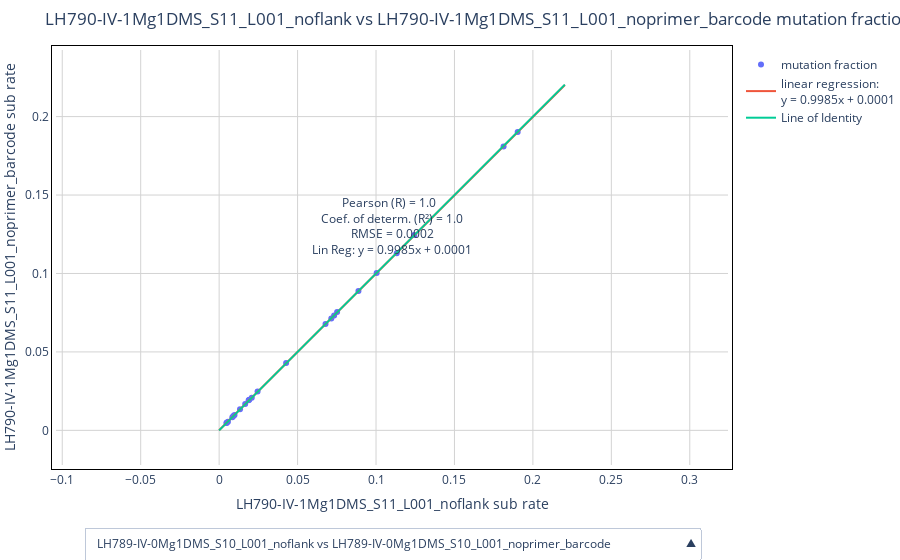

Notebook cell for this chart:
### Code cell
%reload_ext autoreload
%autoreload 2
a = study.compare_mutation_profiles(
    sample = samples,
    reference = reference,
    # section = 'full',
    pearson_filter_gap = 0.1,
    normalize = 0
)['fig']
a.show()

with open(os.path.join(path_figs, 'compare_mutation_profiles.html'), 'w') as f:
    f.write(a.to_html(full_html=False, include_plotlyjs='cdn'))

### Figure 1 — Plotly figure (JSON) as saved in the notebook; plotly's stock layout.template omitted (floating-point values rounded to 4 significant figures)
{"data": [{"hovertemplate": "%{text} <br>mut frac x: %{x} <br>mut frac y: %{y}", "mode": "markers", "name": "mutation fraction", "text": ["position: 54<br>base: C", "position: 56<br>base: C", "position: 62<br>base: A", "position: 63<br>base: C", "position: 64<br>base: C", "position: 65<br>base: A", "position: 69<br>base: C", "position: 70<br>base: A", "position: 74<br>base: C", "position: 75<br>base: C", "position: 78<br>base: A", "position: 79<br>base: A", "position: 82<br>base: A", "position: 83<br>base: A", "position: 85<br>base: C", "position: 86<br>base: A", "position: 88<br>base: C", "position: 89<br>base: C", "position: 90<br>base: A", "position: 91<br>base: A", "position: 94<br>base: C", "position: 95<br>base: A", "position: 97<br>base: A"], "type": "scatter", "visible": true, "x": [0.0084, 0.0888, 0.0678, 0.1132, 0.0752, 0.0098, 0.0133, 0.0056, 0.0733, 0.1004, 0.0048, 0.0047, 0.0091, 0.0166, 0.1244, 0.0427, 0.1813, 0.0715, 0.0208, 0.0188, 0.1903, 0.0245, 0.0192], "y": [0.0084, 0.0889, 0.0678, 0.1129, 0.0754, 0.0098, 0.0134, 0.0055, 0.0732, 0.1003, 0.0049, 0.0047, 0.0091, 0.0168, 0.1246, 0.0429, 0.181, 0.0713, 0.0208, 0.0192, 0.1902, 0.0247, 0.0195]}, {"mode": "lines", "name": "linear regression:<br>y = 0.9985x + 0.0001", "type": "scatter", "visible": true, "x": [0, 0.004497, 0.008995, 0.01349, 0.01799, 0.02249, 0.02698, 0.03148, 0.03598, 0.04048, 0.04497, 0.04947, 0.05397, 0.05847, 0.06296, 0.06746, 0.07196, 0.07646, 0.08095, 0.08545, 0.08995, 0.09444, 0.09894, 0.1034, 0.1079, 0.1124, 0.1169, 0.1214, 0.1259, 0.1304, 0.1349, 0.1394, 0.1439, 0.1484, 0.1529, 0.1574, 0.1619, 0.1664, 0.1709, 0.1754, 0.1799, 0.1844, 0.1889, 0.1934, 0.1979, 0.2024, 0.2069, 0.2114, 0.2159, 0.2204], "y": [0.000119, 0.00461, 0.0091, 0.01359, 0.01808, 0.02257, 0.02706, 0.03155, 0.03604, 0.04053, 0.04502, 0.04952, 0.05401, 0.0585, 0.06299, 0.06748, 0.07197, 0.07646, 0.08095, 0.08544, 0.08993, 0.09442, 0.09891, 0.1034, 0.1079, 0.1124, 0.1169, 0.1214, 0.1259, 0.1303, 0.1348, 0.1393, 0.1438, 0.1483, 0.1528, 0.1573, 0.1618, 0.1663, 0.1708, 0.1753, 0.1797, 0.1842, 0.1887, 0.1932, 0.1977, 0.2022, 0.2067, 0.2112, 0.2157, 0.2202]}, {"mode": "lines", "name": "Line of Identity", "type": "scatter", "visible": true, "x": [0, 0.2204], "y": [0, 0.2204]}, {"hovertemplate": "%{text} <br>mut frac x: %{x} <br>mut frac y: %{y}", "mode": "markers", "name": "mutation fraction", "text": ["position: 54<br>base: C", "position: 56<br>base: C", "position: 62<br>base: A", "position: 63<br>base: C", "position: 64<br>base: C", "position: 65<br>base: A", "position: 69<br>base: C", "position: 70<br>base: A", "position: 74<br>base: C", "position: 75<br>base: C", "position: 78<br>base: A", "position: 79<br>base: A", "position: 82<br>base: A", "position: 83<br>base: A", "position: 85<br>base: C", "position: 86<br>base: A", "position: 88<br>base: C", "position: 89<br>base: C", "position: 90<br>base: A", "position: 91<br>base: A", "position: 94<br>base: C", "position: 95<br>base: A", "position: 97<br>base: A"], "type": "scatter", "visible": false, "x": [0.0084, 0.0888, 0.0678, 0.1132, 0.0752, 0.0098, 0.0133, 0.0056, 0.0733, 0.1004, 0.0048, 0.0047, 0.0091, 0.0166, 0.1244, 0.0427, 0.1813, 0.0715, 0.0208, 0.0188, 0.1903, 0.0245, 0.0192], "y": [0.0092, 0.0993, 0.0815, 0.1244, 0.0902, 0.0112, 0.0159, 0.0077, 0.08, 0.1148, 0.0068, 0.0064, 0.0112, 0.0178, 0.137, 0.0424, 0.1971, 0.0828, 0.022, 0.0192, 0.2098, 0.0274, 0.0216]}, {"mode": "lines", "name": "linear regression:<br>y = 1.1013x + 0.0009", "type": "scatter", "visible": false, "x": [0, 0.004497, 0.008995, 0.01349, 0.01799, 0.02249, 0.02698, 0.03148, 0.03598, 0.04048, 0.04497, 0.04947, 0.05397, 0.05847, 0.06296, 0.06746, 0.07196, 0.07646, 0.08095, 0.08545, 0.08995, 0.09444, 0.09894, 0.1034, 0.1079, 0.1124, 0.1169, 0.1214, 0.1259, 0.1304, 0.1349, 0.1394, 0.1439, 0.1484, 0.1529, 0.1574, 0.1619, 0.1664, 0.1709, 0.1754, 0.1799, 0.1844, 0.1889, 0.1934, 0.1979, 0.2024, 0.2069, 0.2114, 0.2159, 0.2204], "y": [0.000915, 0.005868, 0.01082, 0.01577, 0.02073, 0.02568, 0.03063, 0.03559, 0.04054, 0.04549, 0.05045, 0.0554, 0.06035, 0.0653, 0.07026, 0.07521, 0.08016, 0.08512, 0.09007, 0.09502, 0.09998, 0.1049, 0.1099, 0.1148, 0.1198, 0.1247, 0.1297, 0.1346, 0.1396, 0.1446, 0.1495, 0.1545, 0.1594, 0.1644, 0.1693, 0.1743, 0.1792, 0.1842, 0.1891, 0.1941, 0.199, 0.204, 0.2089, 0.2139, 0.2189, 0.2238, 0.2288, 0.2337, 0.2387, 0.2436]}, {"mode": "lines", "name": "Line of Identity", "type": "scatter", "visible": false, "x": [0, 0.2204], "y": [0, 0.2204]}, {"hovertemplate": "%{text} <br>mut frac x: %{x} <br>mut frac y: %{y}", "mode": "markers", "name": "mutation fraction", "text": ["position: 54<br>base: C", "position: 56<br>base: C", "position: 62<br>base: A", "position: 63<br>base: C", "position: 64<br>base: C", "position: 65<br>base: A", "position: 69<br>base: C", "position: 70<br>base: A", "position: 74<br>base: C", "position: 75<br>base: C", "position: 78<br>base: A", "position: 79<br>base: A", "position: 82<br>base: A", "position: 83<br>base: A", "position: 85<br>base: C", "position: 86<br>base: A", "position: 88<br>base: C", "position: 89<br>base: C", "position: 90<br>base: A", "position: 91<br>base: A", "position: 94<br>base: C", "position: 95<br>base: A", "position: 97<br>base: A"], "type": "scatter", "visible": false, "x": [0.0084, 0.0888, 0.0678, 0.1132, 0.0752, 0.0098, 0.0133, 0.0056, 0.0733, 0.1004, 0.0048, 0.0047, 0.0091, 0.0166, 0.1244, 0.0427, 0.1813, 0.0715, 0.0208, 0.0188, 0.1903, 0.0245, 0.0192], "y": [0.0092, 0.0991, 0.0817, 0.1249, 0.0901, 0.0112, 0.0158, 0.0077, 0.0801, 0.1146, 0.007, 0.0064, 0.0112, 0.018, 0.1373, 0.0423, 0.1964, 0.0823, 0.0223, 0.0194, 0.2104, 0.0276, 0.022]}, {"mode": "lines", "name": "linear regression:<br>y = 1.1009x + 0.001", "type": "scatter", "visible": false, "x": [0, 0.004497, 0.008995, 0.01349, 0.01799, 0.02249, 0.02698, 0.03148, 0.03598, 0.04048, 0.04497, 0.04947, 0.05397, 0.05847, 0.06296, 0.06746, 0.07196, 0.07646, 0.08095, 0.08545, 0.08995, 0.09444, 0.09894, 0.1034, 0.1079, 0.1124, 0.1169, 0.1214, 0.1259, 0.1304, 0.1349, 0.1394, 0.1439, 0.1484, 0.1529, 0.1574, 0.1619, 0.1664, 0.1709, 0.1754, 0.1799, 0.1844, 0.1889, 0.1934, 0.1979, 0.2024, 0.2069, 0.2114, 0.2159, 0.2204], "y": [0.0009962, 0.005947, 0.0109, 0.01585, 0.0208, 0.02575, 0.0307, 0.03565, 0.0406, 0.04556, 0.05051, 0.05546, 0.06041, 0.06536, 0.07031, 0.07526, 0.08021, 0.08516, 0.09012, 0.09507, 0.1, 0.105, 0.1099, 0.1149, 0.1198, 0.1248, 0.1297, 0.1347, 0.1396, 0.1446, 0.1495, 0.1545, 0.1594, 0.1644, 0.1693, 0.1743, 0.1792, 0.1842, 0.1891, 0.1941, 0.199, 0.204, 0.2089, 0.2139, 0.2188, 0.2238, 0.2287, 0.2337, 0.2386, 0.2436]}, {"mode": "lines", "name": "Line of Identity", "type": "scatter", "visible": false, "x": [0, 0.2204], "y": [0, 0.2204]}, {"hovertemplate": "%{text} <br>mut frac x: %{x} <br>mut frac y: %{y}", "mode": "markers", "name": "mutation fraction", "text": ["position: 54<br>base: C", "position: 56<br>base: C", "position: 62<br>base: A", "position: 63<br>base: C", "position: 64<br>base: C", "position: 65<br>base: A", "position: 69<br>base: C", "position: 70<br>base: A", "position: 74<br>base: C", "position: 75<br>base: C", "position: 78<br>base: A", "position: 79<br>base: A", "position: 82<br>base: A", "position: 83<br>base: A", "position: 85<br>base: C", "position: 86<br>base: A", "position: 88<br>base: C", "position: 89<br>base: C", "position: 90<br>base: A", "position: 91<br>base: A", "position: 94<br>base: C", "position: 95<br>base: A", "position: 97<br>base: A"], "type": "scatter", "visible": false, "x": [0.0084, 0.0889, 0.0678, 0.1129, 0.0754, 0.0098, 0.0134, 0.0055, 0.0732, 0.1003, 0.0049, 0.0047, 0.0091, 0.0168, 0.1246, 0.0429, 0.181, 0.0713, 0.0208, 0.0192, 0.1902, 0.0247, 0.0195], "y": [0.0092, 0.0993, 0.0815, 0.1244, 0.0902, 0.0112, 0.0159, 0.0077, 0.08, 0.1148, 0.0068, 0.0064, 0.0112, 0.0178, 0.137, 0.0424, 0.1971, 0.0828, 0.022, 0.0192, 0.2098, 0.0274, 0.0216]}, {"mode": "lines", "name": "linear regression:<br>y = 1.103x + 0.0008", "type": "scatter", "visible": false, "x": [0, 0.004497, 0.008995, 0.01349, 0.01799, 0.02249, 0.02698, 0.03148, 0.03598, 0.04048, 0.04497, 0.04947, 0.05397, 0.05847, 0.06296, 0.06746, 0.07196, 0.07646, 0.08095, 0.08545, 0.08995, 0.09444, 0.09894, 0.1034, 0.1079, 0.1124, 0.1169, 0.1214, 0.1259, 0.1304, 0.1349, 0.1394, 0.1439, 0.1484, 0.1529, 0.1574, 0.1619, 0.1664, 0.1709, 0.1754, 0.1799, 0.1844, 0.1889, 0.1934, 0.1979, 0.2024, 0.2069, 0.2114, 0.2159, 0.2204], "y": [0.0007848, 0.005745, 0.01071, 0.01567, 0.02063, 0.02559, 0.03055, 0.03551, 0.04047, 0.04543, 0.05039, 0.05535, 0.06031, 0.06527, 0.07023, 0.07519, 0.08015, 0.08511, 0.09007, 0.09503, 0.09999, 0.105, 0.1099, 0.1149, 0.1198, 0.1248, 0.1298, 0.1347, 0.1397, 0.1446, 0.1496, 0.1546, 0.1595, 0.1645, 0.1694, 0.1744, 0.1794, 0.1843, 0.1893, 0.1942, 0.1992, 0.2042, 0.2091, 0.2141, 0.219, 0.224, 0.229, 0.2339, 0.2389, 0.2438]}, {"mode": "lines", "name": "Line of Identity", "type": "scatter", "visible": false, "x": [0, 0.2204], "y": [0, 0.2204]}, {"hovertemplate": "%{text} <br>mut frac x: %{x} <br>mut frac y: %{y}", "mode": "markers", "name": "mutation fraction", "text": ["position: 22<br>base: C", "position: 24<br>base: C", "position: 28<br>base: C", "position: 29<br>base: C", "position: 30<br>base: C", "position: 33<br>base: C", "position: 35<br>base: C", "position: 36<br>base: C", "position: 40<br>base: C", "position: 41<br>base: C", "position: 45<br>base: C", "position: 46<br>base: C", "position: 48<br>base: C", "position: 49<br>base: C", "position: 53<br>base: C", "position: 54<br>base: C", "position: 56<br>base: C", "position: 62<br>base: A", "position: 63<br>base: C", "position: 64<br>base: C", "position: 65<br>base: A", "position: 69<br>base: C", "position: 70<br>base: A", "position: 74<br>base: C", "position: 75<br>base: C", "position: 78<br>base: A", "position: 79<br>base: A", "position: 82<br>base: A", "position: 83<br>base: A", "position: 85<br>base: C", "position: 86<br>base: A", "position: 88<br>base: C", "position: 89<br>base: C", "position: 90<br>base: A", "position: 91<br>base: A", "position: 94<br>base: C", "position: 95<br>base: A", "position: 97<br>base: A", "position: 102<br>base: C", "position: 105<br>base: C", "position: 109<br>base: C", "position: 111<br>base: C", "position: 115<br>base: C", "position: 117<br>base: C", "position: 118<br>base: C", "position: 122<br>base: C", "position: 123<br>base: C", "position: 126<br>base: C", "position: 127<br>base: C", "position: 129<br>base: C", "position: 132<br>base: C"], "type": "scatter", "visible": false, "x": [0.0209, 0.0264, 0.0915, 0.0197, 0.0144, 0.0259, 0.0715, 0.0402, 0.0096, 0.0079, 0.0098, 0.0296, 0.005, 0.0029, 0.0049, 0.0084, 0.0889, 0.0678, 0.1129, 0.0754, 0.0098, 0.0134, 0.0055, 0.0732, 0.1003, 0.0049, 0.0047, 0.0091, 0.0168, 0.1246, 0.0429, 0.181, 0.0713, 0.0208, 0.0192, 0.1902, 0.0247, 0.0195, 0.0583, 0.0552, 0.0618, 0.073, 0.0653, 0.0856, 0.072, 0.0773, 0.0348, 0.0609, 0.0252, 0.0338, 0.0714], "y": [0.0209, 0.0244, 0.1063, 0.0185, 0.0138, 0.0255, 0.0782, 0.0373, 0.009, 0.0082, 0.0093, 0.032, 0.0051, 0.0031, 0.0051, 0.0092, 0.0991, 0.0817, 0.1249, 0.0901, 0.0112, 0.0158, 0.0077, 0.0801, 0.1146, 0.007, 0.0064, 0.0112, 0.018, 0.1373, 0.0423, 0.1964, 0.0823, 0.0223, 0.0194, 0.2104, 0.0276, 0.022, 0.0629, 0.0622, 0.0673, 0.0816, 0.0702, 0.0925, 0.076, 0.0852, 0.0395, 0.0663, 0.0286, 0.038, 0.08]}, {"mode": "lines", "name": "linear regression:<br>y = 1.1113x + -0.0005", "type": "scatter", "visible": false, "x": [0, 0.004497, 0.008995, 0.01349, 0.01799, 0.02249, 0.02698, 0.03148, 0.03598, 0.04048, 0.04497, 0.04947, 0.05397, 0.05847, 0.06296, 0.06746, 0.07196, 0.07646, 0.08095, 0.08545, 0.08995, 0.09444, 0.09894, 0.1034, 0.1079, 0.1124, 0.1169, 0.1214, 0.1259, 0.1304, 0.1349, 0.1394, 0.1439, 0.1484, 0.1529, 0.1574, 0.1619, 0.1664, 0.1709, 0.1754, 0.1799, 0.1844, 0.1889, 0.1934, 0.1979, 0.2024, 0.2069, 0.2114, 0.2159, 0.2204], "y": [-0.0005421, 0.004456, 0.009454, 0.01445, 0.01945, 0.02445, 0.02945, 0.03444, 0.03944, 0.04444, 0.04944, 0.05443, 0.05943, 0.06443, 0.06943, 0.07443, 0.07942, 0.08442, 0.08942, 0.09442, 0.09942, 0.1044, 0.1094, 0.1144, 0.1194, 0.1244, 0.1294, 0.1344, 0.1394, 0.1444, 0.1494, 0.1544, 0.1594, 0.1644, 0.1694, 0.1744, 0.1794, 0.1844, 0.1894, 0.1944, 0.1994, 0.2044, 0.2094, 0.2144, 0.2194, 0.2244, 0.2294, 0.2344, 0.2394, 0.2444]}, {"mode": "lines", "name": "Line of Identity", "type": "scatter", "visible": false, "x": [0, 0.2204], "y": [0, 0.2204]}, {"hovertemplate": "%{text} <br>mut frac x: %{x} <br>mut frac y: %{y}", "mode": "markers", "name": "mutation fraction", "text": ["position: 54<br>base: C", "position: 56<br>base: C", "position: 62<br>base: A", "position: 63<br>base: C", "position: 64<br>base: C", "position: 65<br>base: A", "position: 69<br>base: C", "position: 70<br>base: A", "position: 74<br>base: C", "position: 75<br>base: C", "position: 78<br>base: A", "position: 79<br>base: A", "position: 82<br>base: A", "position: 83<br>base: A", "position: 85<br>base: C", "position: 86<br>base: A", "position: 88<br>base: C", "position: 89<br>base: C", "position: 90<br>base: A", "position: 91<br>base: A", "position: 94<br>base: C", "position: 95<br>base: A", "position: 97<br>base: A"], "type": "scatter", "visible": false, "x": [0.0092, 0.0993, 0.0815, 0.1244, 0.0902, 0.0112, 0.0159, 0.0077, 0.08, 0.1148, 0.0068, 0.0064, 0.0112, 0.0178, 0.137, 0.0424, 0.1971, 0.0828, 0.022, 0.0192, 0.2098, 0.0274, 0.0216], "y": [0.0092, 0.0991, 0.0817, 0.1249, 0.0901, 0.0112, 0.0158, 0.0077, 0.0801, 0.1146, 0.007, 0.0064, 0.0112, 0.018, 0.1373, 0.0423, 0.1964, 0.0823, 0.0223, 0.0194, 0.2104, 0.0276, 0.022]}, {"mode": "lines", "name": "linear regression:<br>y = 0.9996x + 0.0001", "type": "scatter", "visible": false, "x": [0, 0.004497, 0.008995, 0.01349, 0.01799, 0.02249, 0.02698, 0.03148, 0.03598, 0.04048, 0.04497, 0.04947, 0.05397, 0.05847, 0.06296, 0.06746, 0.07196, 0.07646, 0.08095, 0.08545, 0.08995, 0.09444, 0.09894, 0.1034, 0.1079, 0.1124, 0.1169, 0.1214, 0.1259, 0.1304, 0.1349, 0.1394, 0.1439, 0.1484, 0.1529, 0.1574, 0.1619, 0.1664, 0.1709, 0.1754, 0.1799, 0.1844, 0.1889, 0.1934, 0.1979, 0.2024, 0.2069, 0.2114, 0.2159, 0.2204], "y": [8.286e-05, 0.004578, 0.009074, 0.01357, 0.01806, 0.02256, 0.02706, 0.03155, 0.03605, 0.04054, 0.04504, 0.04953, 0.05403, 0.05852, 0.06302, 0.06751, 0.07201, 0.07651, 0.081, 0.0855, 0.08999, 0.09449, 0.09898, 0.1035, 0.108, 0.1125, 0.117, 0.1215, 0.126, 0.1305, 0.1349, 0.1394, 0.1439, 0.1484, 0.1529, 0.1574, 0.1619, 0.1664, 0.1709, 0.1754, 0.1799, 0.1844, 0.1889, 0.1934, 0.1979, 0.2024, 0.2069, 0.2114, 0.2159, 0.2204]}, {"mode": "lines", "name": "Line of Identity", "type": "scatter", "visible": false, "x": [0, 0.2204], "y": [0, 0.2204]}], "layout": {"annotations": [{"showarrow": false, "text": "Pearson (R) = 1.0  <br> Coef. of determ. (R²) = 1.0 <br> RMSE = 0.0002 <br> Lin Reg: y = 0.9985x + 0.0001 ", "visible": true, "y": 0.13}, {"showarrow": false, "text": "Pearson (R) = 0.999  <br> Coef. of determ. (R²) = 0.9981 <br> RMSE = 0.0026 <br> Lin Reg: y = 1.1013x + 0.0009 ", "visible": false, "y": 0.13}, {"showarrow": false, "text": "Pearson (R) = 0.999  <br> Coef. of determ. (R²) = 0.9981 <br> RMSE = 0.0026 <br> Lin Reg: y = 1.1009x + 0.001 ", "visible": false, "y": 0.13}, {"showarrow": false, "text": "Pearson (R) = 0.999  <br> Coef. of determ. (R²) = 0.9981 <br> RMSE = 0.0027 <br> Lin Reg: y = 1.103x + 0.0008 ", "visible": false, "y": 0.13}, {"showarrow": false, "text": "Pearson (R) = 0.999  <br> Coef. of determ. (R²) = 0.9971 <br> RMSE = 0.0026 <br> Lin Reg: y = 1.1113x + -0.0005 ", "visible": false, "y": 0.13}, {"showarrow": false, "text": "Pearson (R) = 1.0  <br> Coef. of determ. (R²) = 1.0 <br> RMSE = 0.0003 <br> Lin Reg: y = 0.9996x + 0.0001 ", "visible": false, "y": 0.13}], "margin": {"b": 50, "l": 0, "pad": 4, "r": 0, "t": 50}, "paper_bgcolor": "white", "plot_bgcolor": "white", "title": {"text": "LH790-IV-1Mg1DMS_S11_L001_noflank vs LH790-IV-1Mg1DMS_S11_L001_noprimer_barcode mutation fraction correlation"}, "updatemenus": [{"active": 0, "buttons": [{"args": [{"visible": [true, true, true, false, false, false, false, false, false, false, false, false, false, false, false, false, false, false]}, {"annotations": [{"showarrow": false, "text": "Pearson (R) = 1.0  <br> Coef. of determ. (R²) = 1.0 <br> RMSE = 0.0002 <br> Lin Reg: y = 0.9985x + 0.0001 ", "visible": true, "y": 0.13}, {"showarrow": false, "text": "Pearson (R) = 1.0  <br> Coef. of determ. (R²) = 1.0 <br> RMSE = 0.0002 <br> Lin Reg: y = 0.9985x + 0.0001 ", "visible": false, "y": 0.13}, {"showarrow": false, "text": "Pearson (R) = 1.0  <br> Coef. of determ. (R²) = 1.0 <br> RMSE = 0.0002 <br> Lin Reg: y = 0.9985x + 0.0001 ", "visible": false, "y": 0.13}, {"showarrow": false, "text": "Pearson (R) = 1.0  <br> Coef. of determ. (R²) = 1.0 <br> RMSE = 0.0002 <br> Lin Reg: y = 0.9985x + 0.0001 ", "visible": false, "y": 0.13}, {"showarrow": false, "text": "Pearson (R) = 1.0  <br> Coef. of determ. (R²) = 1.0 <br> RMSE = 0.0002 <br> Lin Reg: y = 0.9985x + 0.0001 ", "visible": false, "y": 0.13}, {"showarrow": false, "text": "Pearson (R) = 1.0  <br> Coef. of determ. (R²) = 1.0 <br> RMSE = 0.0002 <br> Lin Reg: y = 0.9985x + 0.0001 ", "visible": false, "y": 0.13}], "title": "LH789-IV-0Mg1DMS_S10_L001_noflank vs LH789-IV-0Mg1DMS_S10_L001_noprimer_barcode mutation fraction correlation", "xaxis.title": "LH789-IV-0Mg1DMS_S10_L001_noflank sub rate", "yaxis.title": "LH789-IV-0Mg1DMS_S10_L001_noprimer_barcode sub rate"}], "label": "LH789-IV-0Mg1DMS_S10_L001_noflank vs LH789-IV-0Mg1DMS_S10_L001_noprimer_barcode", "method": "update"}, {"args": [{"visible": [false, false, false, true, true, true, false, false, false, false, false, false, false, false, false, false, false, false]}, {"annotations": [{"showarrow": false, "text": "Pearson (R) = 0.999  <br> Coef. of determ. (R²) = 0.9981 <br> RMSE = 0.0026 <br> Lin Reg: y = 1.1013x + 0.0009 ", "visible": false, "y": 0.13}, {"showarrow": false, "text": "Pearson (R) = 0.999  <br> Coef. of determ. (R²) = 0.9981 <br> RMSE = 0.0026 <br> Lin Reg: y = 1.1013x + 0.0009 ", "visible": true, "y": 0.13}, {"showarrow": false, "text": "Pearson (R) = 0.999  <br> Coef. of determ. (R²) = 0.9981 <br> RMSE = 0.0026 <br> Lin Reg: y = 1.1013x + 0.0009 ", "visible": false, "y": 0.13}, {"showarrow": false, "text": "Pearson (R) = 0.999  <br> Coef. of determ. (R²) = 0.9981 <br> RMSE = 0.0026 <br> Lin Reg: y = 1.1013x + 0.0009 ", "visible": false, "y": 0.13}, {"showarrow": false, "text": "Pearson (R) = 0.999  <br> Coef. of determ. (R²) = 0.9981 <br> RMSE = 0.0026 <br> Lin Reg: y = 1.1013x + 0.0009 ", "visible": false, "y": 0.13}, {"showarrow": false, "text": "Pearson (R) = 0.999  <br> Coef. of determ. (R²) = 0.9981 <br> RMSE = 0.0026 <br> Lin Reg: y = 1.1013x + 0.0009 ", "visible": false, "y": 0.13}], "title": "LH789-IV-0Mg1DMS_S10_L001_noflank vs LH790-IV-1Mg1DMS_S11_L001_noflank mutation fraction correlation", "xaxis.title": "LH789-IV-0Mg1DMS_S10_L001_noflank sub rate", "yaxis.title": "LH790-IV-1Mg1DMS_S11_L001_noflank sub rate"}], "label": "LH789-IV-0Mg1DMS_S10_L001_noflank vs LH790-IV-1Mg1DMS_S11_L001_noflank", "method": "update"}, {"args": [{"visible": [false, false, false, false, false, false, true, true, true, false, false, false, false, false, false, false, false, false]}, {"annotations": [{"showarrow": false, "text": "Pearson (R) = 0.999  <br> Coef. of determ. (R²) = 0.9981 <br> RMSE = 0.0026 <br> Lin Reg: y = 1.1009x + 0.001 ", "visible": false, "y": 0.13}, {"showarrow": false, "text": "Pearson (R) = 0.999  <br> Coef. of determ. (R²) = 0.9981 <br> RMSE = 0.0026 <br> Lin Reg: y = 1.1009x + 0.001 ", "visible": false, "y": 0.13}, {"showarrow": false, "text": "Pearson (R) = 0.999  <br> Coef. of determ. (R²) = 0.9981 <br> RMSE = 0.0026 <br> Lin Reg: y = 1.1009x + 0.001 ", "visible": true, "y": 0.13}, {"showarrow": false, "text": "Pearson (R) = 0.999  <br> Coef. of determ. (R²) = 0.9981 <br> RMSE = 0.0026 <br> Lin Reg: y = 1.1009x + 0.001 ", "visible": false, "y": 0.13}, {"showarrow": false, "text": "Pearson (R) = 0.999  <br> Coef. of determ. (R²) = 0.9981 <br> RMSE = 0.0026 <br> Lin Reg: y = 1.1009x + 0.001 ", "visible": false, "y": 0.13}, {"showarrow": false, "text": "Pearson (R) = 0.999  <br> Coef. of determ. (R²) = 0.9981 <br> RMSE = 0.0026 <br> Lin Reg: y = 1.1009x + 0.001 ", "visible": false, "y": 0.13}], "title": "LH789-IV-0Mg1DMS_S10_L001_noflank vs LH790-IV-1Mg1DMS_S11_L001_noprimer_barcode mutation fraction correlation", "xaxis.title": "LH789-IV-0Mg1DMS_S10_L001_noflank sub rate", "yaxis.title": "LH790-IV-1Mg1DMS_S11_L001_noprimer_barcode sub rate"}], "label": "LH789-IV-0Mg1DMS_S10_L001_noflank vs LH790-IV-1Mg1DMS_S11_L001_noprimer_barcode", "method": "update"}, {"args": [{"visible": [false, false, false, false, false, false, false, false, false, true, true, true, false, false, false, false, false, false]}, {"annotations": [{"showarrow": false, "text": "Pearson (R) = 0.999  <br> Coef. of determ. (R²) = 0.9981 <br> RMSE = 0.0027 <br> Lin Reg: y = 1.103x + 0.0008 ", "visible": false, "y": 0.13}, {"showarrow": false, "text": "Pearson (R) = 0.999  <br> Coef. of determ. (R²) = 0.9981 <br> RMSE = 0.0027 <br> Lin Reg: y = 1.103x + 0.0008 ", "visible": false, "y": 0.13}, {"showarrow": false, "text": "Pearson (R) = 0.999  <br> Coef. of determ. (R²) = 0.9981 <br> RMSE = 0.0027 <br> Lin Reg: y = 1.103x + 0.0008 ", "visible": false, "y": 0.13}, {"showarrow": false, "text": "Pearson (R) = 0.999  <br> Coef. of determ. (R²) = 0.9981 <br> RMSE = 0.0027 <br> Lin Reg: y = 1.103x + 0.0008 ", "visible": true, "y": 0.13}, {"showarrow": false, "text": "Pearson (R) = 0.999  <br> Coef. of determ. (R²) = 0.9981 <br> RMSE = 0.0027 <br> Lin Reg: y = 1.103x + 0.0008 ", "visible": false, "y": 0.13}, {"showarrow": false, "text": "Pearson (R) = 0.999  <br> Coef. of determ. (R²) = 0.9981 <br> RMSE = 0.0027 <br> Lin Reg: y = 1.103x + 0.0008 ", "visible": false, "y": 0.13}], "title": "LH789-IV-0Mg1DMS_S10_L001_noprimer_barcode vs LH790-IV-1Mg1DMS_S11_L001_noflank mutation fraction correlation", "xaxis.title": "LH789-IV-0Mg1DMS_S10_L001_noprimer_barcode sub rate", "yaxis.title": "LH790-IV-1Mg1DMS_S11_L001_noflank sub rate"}], "label": "LH789-IV-0Mg1DMS_S10_L001_noprimer_barcode vs LH790-IV-1Mg1DMS_S11_L001_noflank", "method": "update"}, {"args": [{"visible": [false, false, false, false, false, false, false, false, false, false, false, false, true, true, true, false, false, false]}, {"annotations": [{"showarrow": false, "text": "Pearson (R) = 0.999  <br> Coef. of determ. (R²) = 0.9971 <br> RMSE = 0.0026 <br> Lin Reg: y = 1.1113x + -0.0005 ", "visible": false, "y": 0.13}, {"showarrow": false, "text": "Pearson (R) = 0.999  <br> Coef. of determ. (R²) = 0.9971 <br> RMSE = 0.0026 <br> Lin Reg: y = 1.1113x + -0.0005 ", "visible": false, "y": 0.13}, {"showarrow": false, "text": "Pearson (R) = 0.999  <br> Coef. of determ. (R²) = 0.9971 <br> RMSE = 0.0026 <br> Lin Reg: y = 1.1113x + -0.0005 ", "visible": false, "y": 0.13}, {"showarrow": false, "text": "Pearson (R) = 0.999  <br> Coef. of determ. (R²) = 0.9971 <br> RMSE = 0.0026 <br> Lin Reg: y = 1.1113x + -0.0005 ", "visible": false, "y": 0.13}, {"showarrow": false, "text": "Pearson (R) = 0.999  <br> Coef. of determ. (R²) = 0.9971 <br> RMSE = 0.0026 <br> Lin Reg: y = 1.1113x + -0.0005 ", "visible": true, "y": 0.13}, {"showarrow": false, "text": "Pearson (R) = 0.999  <br> Coef. of determ. (R²) = 0.9971 <br> RMSE = 0.0026 <br> Lin Reg: y = 1.1113x + -0.0005 ", "visible": false, "y": 0.13}], "title": "LH789-IV-0Mg1DMS_S10_L001_noprimer_barcode vs LH790-IV-1Mg1DMS_S11_L001_noprimer_barcode mutation fraction correlation", "xaxis.title": "LH789-IV-0Mg1DMS_S10_L001_noprimer_barcode sub rate", "yaxis.title": "LH790-IV-1Mg1DMS_S11_L001_noprimer_barcode sub rate"}], "label": "LH789-IV-0Mg1DMS_S10_L001_noprimer_barcode vs LH790-IV-1Mg1DMS_S11_L001_noprimer_barcode", "method": "update"}, {"args": [{"visible": [false, false, false, false, false, false, false, false, false, false, false, false, false, false, false, true, true, true]}, {"annotations": [{"showarrow": false, "text": "Pearson (R) = 1.0  <br> Coef. of determ. (R²) = 1.0 <br> RMSE = 0.0003 <br> Lin Reg: y = 0.9996x + 0.0001 ", "visible": false, "y": 0.13}, {"showarrow": false, "text": "Pearson (R) = 1.0  <br> Coef. of determ. (R²) = 1.0 <br> RMSE = 0.0003 <br> Lin Reg: y = 0.9996x + 0.0001 ", "visible": false, "y": 0.13}, {"showarrow": false, "text": "Pearson (R) = 1.0  <br> Coef. of determ. (R²) = 1.0 <br> RMSE = 0.0003 <br> Lin Reg: y = 0.9996x + 0.0001 ", "visible": false, "y": 0.13}, {"showarrow": false, "text": "Pearson (R) = 1.0  <br> Coef. of determ. (R²) = 1.0 <br> RMSE = 0.0003 <br> Lin Reg: y = 0.9996x + 0.0001 ", "visible": false, "y": 0.13}, {"showarrow": false, "text": "Pearson (R) = 1.0  <br> Coef. of determ. (R²) = 1.0 <br> RMSE = 0.0003 <br> Lin Reg: y = 0.9996x + 0.0001 ", "visible": false, "y": 0.13}, {"showarrow": false, "text": "Pearson (R) = 1.0  <br> Coef. of determ. (R²) = 1.0 <br> RMSE = 0.0003 <br> Lin Reg: y = 0.9996x + 0.0001 ", "visible": true, "y": 0.13}], "title": "LH790-IV-1Mg1DMS_S11_L001_noflank vs LH790-IV-1Mg1DMS_S11_L001_noprimer_barcode mutation fraction correlation", "xaxis.title": "LH790-IV-1Mg1DMS_S11_L001_noflank sub rate", "yaxis.title": "LH790-IV-1Mg1DMS_S11_L001_noprimer_barcode sub rate"}], "label": "LH790-IV-1Mg1DMS_S11_L001_noflank vs LH790-IV-1Mg1DMS_S11_L001_noprimer_barcode", "method": "update"}], "direction": "up", "x": 0.5, "xanchor": "center", "y": -0.15, "yanchor": "top"}], "xaxis": {"gridcolor": "lightgray", "linecolor": "black", "linewidth": 1, "mirror": true, "range": [0, 0.2204], "scaleanchor": "y", "scaleratio": 1, "showgrid": true, "title": {"text": "LH790-IV-1Mg1DMS_S11_L001_noflank sub rate"}, "zeroline": true, "zerolinecolor": "lightgray", "zerolinewidth": 1}, "yaxis": {"gridcolor": "lightgray", "linecolor": "black", "linewidth": 1, "mirror": true, "showgrid": true, "title": {"text": "LH790-IV-1Mg1DMS_S11_L001_noprimer_barcode sub rate"}, "zeroline": true, "zerolinecolor": "lightgray", "zerolinewidth": 1}}}
